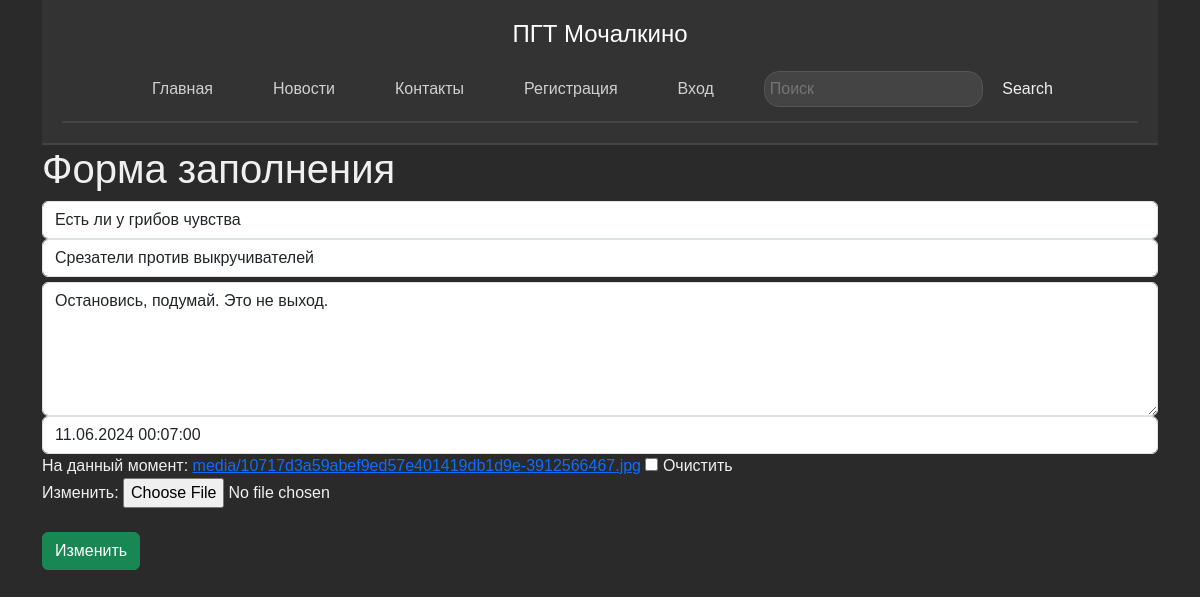
Screenshot of /news/3/update with the database file from the repository.
### news/models.py (models this page shows, shortened)
class Articles(models.Model):
    title = models.CharField('Название', max_length=500)
    summary = models.CharField('Саммари', max_length=500)
    full_text = models.TextField('Статья')
    date = models.DateTimeField(default=timezone.now)
    author = models.ForeignKey(User, on_delete=models.CASCADE, default=None)
    banner = models.ImageField(upload_to='media/', default=None, blank=True, null=True)
    class Meta:
        verbose_name = 'Новость'
        verbose_name_plural = 'Новости'

### news/views.py (the view)
# urls.py: path('<int:pk>/update',views.NewsUpdateView.as_view(), name='news_update'),
class NewsUpdateView(UpdateView):
    model = Articles
    form_class = ArticlesForm
    template_name = 'news/news_update.html'
    success_url = reverse_lazy('news')

### news/forms.py
class ArticlesForm(ModelForm):
    class Meta:
        model = Articles
        fields = {'title', 'summary', 'full_text', 'date', 'banner'}
        widgets = {
            "title": TextInput(attrs={
                'class': 'form-control',
                'placeholder': 'Название статьи'
            }),
            "summary": TextInput(attrs={
                'class': 'form-control',
                'placeholder': 'Саммари'
            }),
            "date": DateTimeInput(attrs={
                'class': 'form-control',
                'placeholder': 'Дата публикации'
            }),
            "full_text": Textarea(attrs={
                'class': 'form-control',
                'placeholder': 'Текст статьи',
                'rows': 5
            }),
        }

### news/templates/news/news_update.html (shortened to what this page needs)
{% extends "main/base.html" %}
{% load static %}
{% block container %}
<div id="page" class="container">
<div class="features>"
      <div class="info-block">
     <h1>Форма заполнения</h1>
    <form method="post"
      enctype="multipart/form-data">
    {{form.title}}
    {{form.summary}}
    {{form.full_text}}
    {{form.date}}
    {{form.banner}}<br>
    <br>
    <button class="btn btn-success" type="submit">Изменить</button>
    </form>
</div>
</div>
{% endblock container %}

### main/static/main/css/main.css (style rules this page uses)
html, body { height: 100%; }
body { font-family: Arial, sans-serif; background-color: #2a2a2a; color: #f0f0f0; margin: 0; padding: 0; }
textarea { width: 100%; padding: 8px; margin-top: 5px; border: 1px solid #ccc; border-radius: 4px; box-sizing: border-box; font-size: 14px; }

### rows the page displays
Articles: title "Есть ли у грибов чувства", summary "Срезатели против выкручивателей", full_text "Остановись, подумай. Это не выход.", date "11.06.2024 00:07:00"
